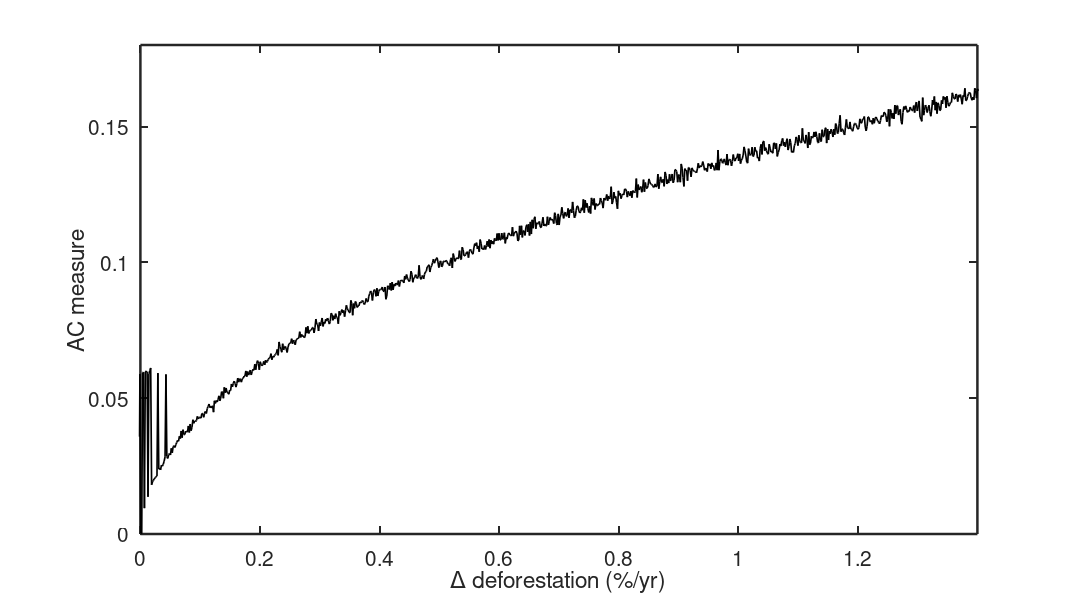

This figure's MATLAB source:
clear; clc;
close all;
load('RandomDynamicResults_1.5_0.1v.mat');

zeropoint = -0.4878899;

defoValues = -defoValues + zeropoint;

plot(defoValues,acValues,'-k','LineWidth',2)
hold on;
axis([0 1.4 0 0.18])
%plot(-3.3:1e-3:0,0.019*(abs(-3.3:1e-3:0)).^0.9);
xlabel('\Delta deforestation (%/yr)');
ylabel('AC measure');
set(gca,'FontSize',25,'LineWidth',3.0);

r = 100; % pixels per inch
set(gcf, 'PaperUnits', 'inches', 'PaperPosition', [0 0 1800 1000]/r);
print(gcf,'-dpng',sprintf('-r%d',r), 'randTimeConst.png');